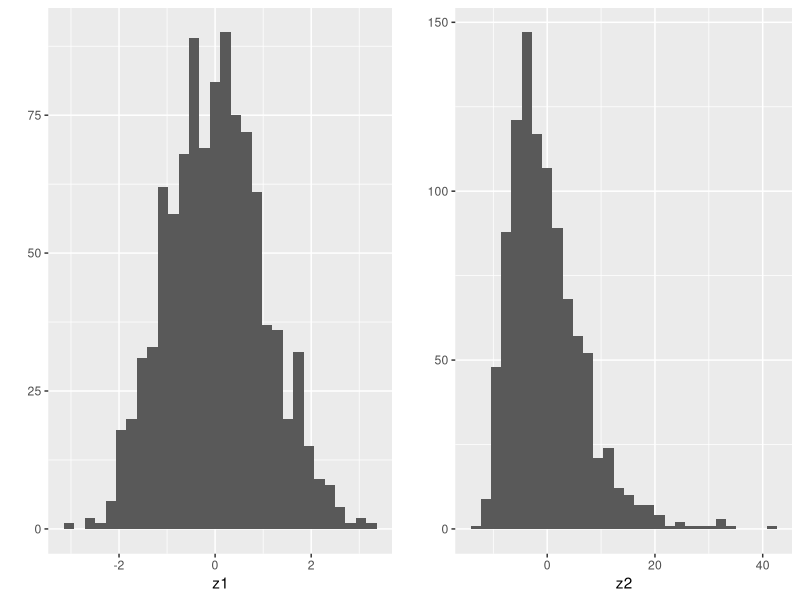
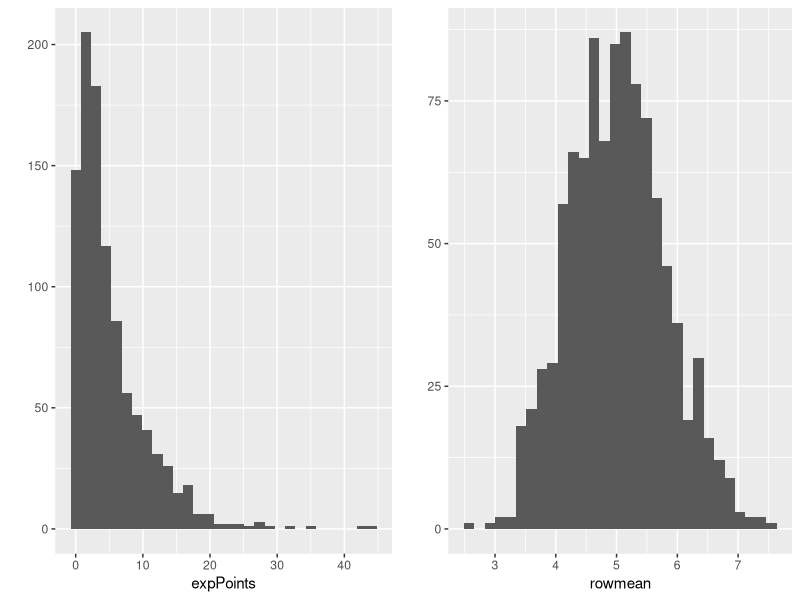

Reproduce these figures in R, in order.
## ---- chunk 1
lambda = .2
n = 10
rexp(n,lambda)
mean=1/lambda
sd = 1/lambda
var = sd^2

# comparison of simluataion mean and theoretical mean
matrix1 <- matrix(rexp(40000,.2),nrow=1000,ncol=40)


## ---- chunk 2
rowmean <- apply(matrix1,1,mean)
simulationMean <- mean(rowmean)
rbind(mean, simulationMean)
z1 = sqrt(40)*(rowmean-mean)/sd


rowvar <- apply(matrix1,1,var)
simulationVar <- mean(rowvar)
rbind(var, simulationVar)
z2 = (rowvar-var)*sqrt(n)/sd
library(ggplot2)
library(gridExtra)
plot1 <- qplot(z1, geom="histogram")
plot2 <- qplot(z2, geom="histogram")
grid.arrange(plot1,plot2, nrow=1, ncol=2)
## ---- chunk 3

expPoints <- rexp(1000,.2)
plot11 <- qplot(expPoints, geom="histogram")
plot21 <- qplot(rowmean, geom="histogram")
grid.arrange(plot11,plot21,nrow=1,ncol=2)


